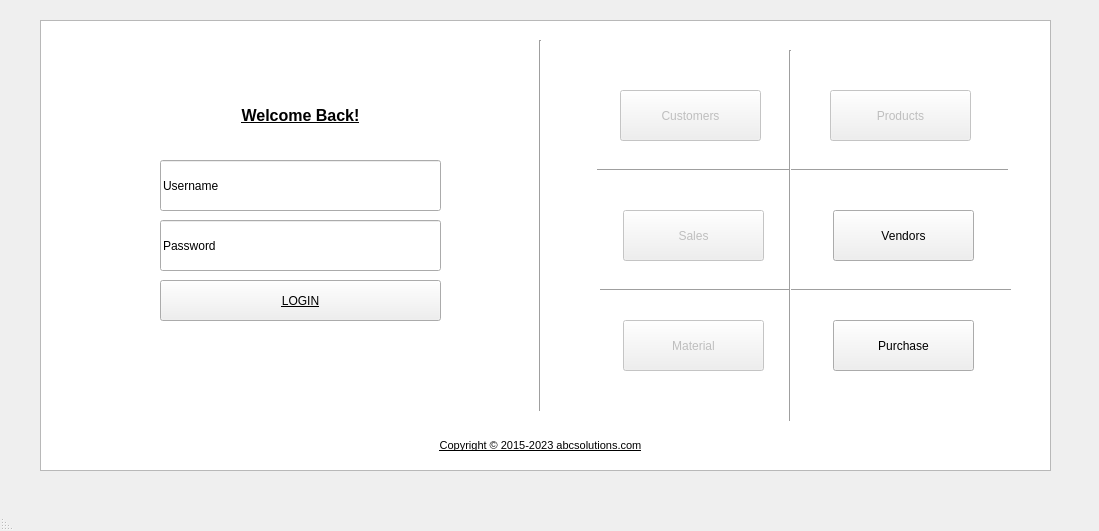
<?xml version="1.0" encoding="UTF-8"?>
<ui version="4.0">
 <class>MainWindow</class>
 <widget class="QMainWindow" name="MainWindow">
  <property name="geometry">
   <rect>
    <x>0</x>
    <y>0</y>
    <width>1099</width>
    <height>531</height>
   </rect>
  </property>
  <property name="windowTitle">
   <string>MainWindow</string>
  </property>
  <property name="layoutDirection">
   <enum>Qt::RightToLeft</enum>
  </property>
  <widget class="QWidget" name="centralwidget">
   <widget class="QLabel" name="label">
    <property name="geometry">
     <rect>
      <x>100</x>
      <y>50</y>
      <width>201</width>
      <height>91</height>
     </rect>
    </property>
    <property name="font">
     <font>
      <pointsize>10</pointsize>
      <weight>75</weight>
      <bold>true</bold>
      <underline>true</underline>
     </font>
    </property>
    <property name="text">
     <string/>
    </property>
   </widget>
   <widget class="QLabel" name="label_5">
    <property name="geometry">
     <rect>
      <x>370</x>
      <y>420</y>
      <width>341</width>
      <height>51</height>
     </rect>
    </property>
    <property name="font">
     <font>
      <pointsize>8</pointsize>
      <weight>50</weight>
      <bold>false</bold>
      <underline>true</underline>
     </font>
    </property>
    <property name="mouseTracking">
     <bool>false</bool>
    </property>
    <property name="tabletTracking">
     <bool>false</bool>
    </property>
    <property name="layoutDirection">
     <enum>Qt::RightToLeft</enum>
    </property>
    <property name="text">
     <string>Copyright © 2015-2023 abcsolutions.com</string>
    </property>
    <property name="alignment">
     <set>Qt::AlignCenter</set>
    </property>
    <property name="wordWrap">
     <bool>true</bool>
    </property>
   </widget>
   <widget class="QGraphicsView" name="graphicsView">
    <property name="geometry">
     <rect>
      <x>40</x>
      <y>20</y>
      <width>1011</width>
      <height>451</height>
     </rect>
    </property>
   </widget>
   <widget class="Line" name="line">
    <property name="geometry">
     <rect>
      <x>530</x>
      <y>40</y>
      <width>20</width>
      <height>371</height>
     </rect>
    </property>
    <property name="orientation">
     <enum>Qt::Vertical</enum>
    </property>
   </widget>
   <widget class="QLineEdit" name="password">
    <property name="geometry">
     <rect>
      <x>160</x>
      <y>220</y>
      <width>281</width>
      <height>51</height>
     </rect>
    </property>
    <property name="font">
     <font>
      <pointsize>9</pointsize>
      <weight>50</weight>
      <bold>false</bold>
     </font>
    </property>
    <property name="text">
     <string>Password</string>
    </property>
    <property name="frame">
     <bool>true</bool>
    </property>
    <property name="readOnly">
     <bool>false</bool>
    </property>
   </widget>
   <widget class="QLineEdit" name="username">
    <property name="geometry">
     <rect>
      <x>160</x>
      <y>160</y>
      <width>281</width>
      <height>51</height>
     </rect>
    </property>
    <property name="font">
     <font>
      <pointsize>9</pointsize>
      <weight>50</weight>
      <bold>false</bold>
     </font>
    </property>
    <property name="text">
     <string>Username</string>
    </property>
    <property name="frame">
     <bool>true</bool>
    </property>
    <property name="dragEnabled">
     <bool>false</bool>
    </property>
    <property name="readOnly">
     <bool>false</bool>
    </property>
   </widget>
   <widget class="QLabel" name="label_8">
    <property name="geometry">
     <rect>
      <x>160</x>
      <y>70</y>
      <width>281</width>
      <height>91</height>
     </rect>
    </property>
    <property name="font">
     <font>
      <pointsize>12</pointsize>
      <weight>75</weight>
      <bold>true</bold>
      <underline>true</underline>
     </font>
    </property>
    <property name="mouseTracking">
     <bool>false</bool>
    </property>
    <property name="tabletTracking">
     <bool>false</bool>
    </property>
    <property name="layoutDirection">
     <enum>Qt::RightToLeft</enum>
    </property>
    <property name="text">
     <string>Welcome Back!</string>
    </property>
    <property name="alignment">
     <set>Qt::AlignCenter</set>
    </property>
    <property name="wordWrap">
     <bool>true</bool>
    </property>
   </widget>
   <widget class="QPushButton" name="loginButton">
    <property name="geometry">
     <rect>
      <x>160</x>
      <y>280</y>
      <width>281</width>
      <height>41</height>
     </rect>
    </property>
    <property name="font">
     <font>
      <pointsize>9</pointsize>
      <underline>true</underline>
     </font>
    </property>
    <property name="text">
     <string>LOGIN</string>
    </property>
   </widget>
   <widget class="QPushButton" name="customerButton">
    <property name="enabled">
     <bool>false</bool>
    </property>
    <property name="geometry">
     <rect>
      <x>620</x>
      <y>90</y>
      <width>141</width>
      <height>51</height>
     </rect>
    </property>
    <property name="text">
     <string>Customers</string>
    </property>
   </widget>
   <widget class="QPushButton" name="productsButton">
    <property name="enabled">
     <bool>false</bool>
    </property>
    <property name="geometry">
     <rect>
      <x>830</x>
      <y>90</y>
      <width>141</width>
      <height>51</height>
     </rect>
    </property>
    <property name="text">
     <string>Products</string>
    </property>
   </widget>
   <widget class="Line" name="line_2">
    <property name="geometry">
     <rect>
      <x>597</x>
      <y>160</y>
      <width>411</width>
      <height>20</height>
     </rect>
    </property>
    <property name="orientation">
     <enum>Qt::Horizontal</enum>
    </property>
   </widget>
   <widget class="QPushButton" name="purchaseButton">
    <property name="enabled">
     <bool>true</bool>
    </property>
    <property name="geometry">
     <rect>
      <x>833</x>
      <y>320</y>
      <width>141</width>
      <height>51</height>
     </rect>
    </property>
    <property name="text">
     <string>Purchase</string>
    </property>
   </widget>
   <widget class="QPushButton" name="materialButton">
    <property name="enabled">
     <bool>false</bool>
    </property>
    <property name="geometry">
     <rect>
      <x>623</x>
      <y>320</y>
      <width>141</width>
      <height>51</height>
     </rect>
    </property>
    <property name="text">
     <string>Material</string>
    </property>
   </widget>
   <widget class="QPushButton" name="salesButton">
    <property name="enabled">
     <bool>false</bool>
    </property>
    <property name="geometry">
     <rect>
      <x>623</x>
      <y>210</y>
      <width>141</width>
      <height>51</height>
     </rect>
    </property>
    <property name="text">
     <string>Sales</string>
    </property>
   </widget>
   <widget class="Line" name="line_4">
    <property name="geometry">
     <rect>
      <x>600</x>
      <y>280</y>
      <width>411</width>
      <height>20</height>
     </rect>
    </property>
    <property name="orientation">
     <enum>Qt::Horizontal</enum>
    </property>
   </widget>
   <widget class="QPushButton" name="vendorsButton">
    <property name="enabled">
     <bool>true</bool>
    </property>
    <property name="geometry">
     <rect>
      <x>833</x>
      <y>210</y>
      <width>141</width>
      <height>51</height>
     </rect>
    </property>
    <property name="text">
     <string>Vendors</string>
    </property>
   </widget>
   <widget class="Line" name="line_3">
    <property name="geometry">
     <rect>
      <x>780</x>
      <y>50</y>
      <width>20</width>
      <height>371</height>
     </rect>
    </property>
    <property name="orientation">
     <enum>Qt::Vertical</enum>
    </property>
   </widget>
   <zorder>graphicsView</zorder>
   <zorder>label</zorder>
   <zorder>label_5</zorder>
   <zorder>line</zorder>
   <zorder>password</zorder>
   <zorder>username</zorder>
   <zorder>label_8</zorder>
   <zorder>loginButton</zorder>
   <zorder>customerButton</zorder>
   <zorder>productsButton</zorder>
   <zorder>line_2</zorder>
   <zorder>purchaseButton</zorder>
   <zorder>materialButton</zorder>
   <zorder>salesButton</zorder>
   <zorder>line_4</zorder>
   <zorder>vendorsButton</zorder>
   <zorder>line_3</zorder>
  </widget>
  <widget class="QMenuBar" name="menubar">
   <property name="geometry">
    <rect>
     <x>0</x>
     <y>0</y>
     <width>1099</width>
     <height>26</height>
    </rect>
   </property>
  </widget>
  <widget class="QStatusBar" name="statusbar"/>
 </widget>
 <resources/>
 <connections/>
</ui>
